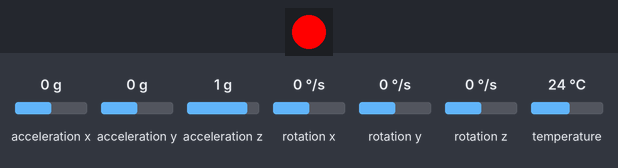
A sketch run on a simulated ESP32. On the bench: 1 RGB LEDs in strip order, left to right. The inputs (shaded band) are chosen by the test bench; at power-on: acceleration x 0 g, acceleration y 0 g, acceleration z 1 g, rotation x 0 °/s, rotation y 0 °/s, rotation z 0 °/s, temperature 24 °C. Nothing arrives over Bluetooth unless stated; a phone connects over Bluetooth LE 3 s after start; what the sketch prints to the serial monitor is not drawn.

Above: at 1.2 s.
At 2.7 s:
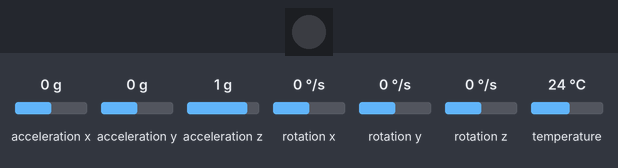
Timing chart, 0 to 4.0 s (numbered marks = the images above):
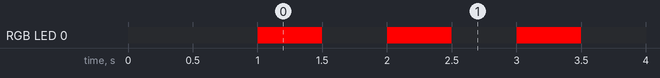

The sketch:

LSM6DS3_TO_UNITYv3_OTHER_CHARACTERISTIC.ino
```cpp
#include <Wire.h>
#include <Adafruit_MPU6050.h>  // Librería de Adafruit para el MPU6050
#include <BLEDevice.h>
#include <BLEUtils.h>
#include <BLEServer.h>
#include <BLE2902.h>
#include <Adafruit_NeoPixel.h>

// Pines de I2C
#define SDA_PIN 8
#define SCL_PIN 9

// Pines de NeoPixel
#define NEOPIXEL_PIN 21  // Pin donde está conectado el Neopixel
#define NUMPIXELS 1  // Número de LEDs en el Neopixel

// Crear objetos MPU6050 y Neopixel
Adafruit_MPU6050 myIMU;
Adafruit_NeoPixel pixels(NUMPIXELS, NEOPIXEL_PIN, NEO_GRB + NEO_KHZ800);  // Inicialización del Neopixel

// UUID para BLE
#define SERVICE_UUID "A9E90000-194C-4523-A473-5FDF36AA4D18"
#define CHAR_UUID_IMU "A9E90001-194C-4523-A473-5FDF36AA4D18"  // Nueva característica para datos IMU
BLECharacteristic *pNeoPixelCharacteristic;
BLECharacteristic *pIMUCharacteristic;

// Variables para almacenar datos del IMU
float accelX, accelY, accelZ, gyroX, gyroY, gyroZ;

bool deviceConnected = false;
unsigned long previousMillis = 0;  // Para manejar el tiempo del titileo
const long interval = 500;  // Intervalo de titileo (500 ms)

bool ledState = false;  // Estado actual del LED (encendido o apagado)

// Declaración de la función setNeopixelColor para valores RGB
void setNeopixelColor(uint8_t r, uint8_t g, uint8_t b);


// Callback para la conexión BLE
class MyServerCallbacks : public BLEServerCallbacks {
  void onConnect(BLEServer* pServer) {
    deviceConnected = true;
    Serial.println("Conectado a dispositivo BLE");
    setNeopixelColor(0, 255, 0);  // Verde cuando está conectado
  }

  void onDisconnect(BLEServer* pServer) {
    deviceConnected = false;
    Serial.println("Desconectado de dispositivo BLE");
    setNeopixelColor(255, 0, 0);  // Rojo cuando no está conectado
  }
};

// Callback para la escritura en la característica
class MyNeoPixelCallbacks : public BLECharacteristicCallbacks {
  void onWrite(BLECharacteristic *pCharacteristic) {
    std::string value = pCharacteristic->getValue();
    if (value.length() == 4) {  // Espera cuatro bytes (RGB + estado del motor)
      uint8_t r = value[0];
      uint8_t g = value[1];
      uint8_t b = value[2];
      bool motorState = value[3];  // Estado del motor (0 o 1)

      setNeopixelColor(r, g, b);  // Cambiar color según los valores RGB recibidos
    } else {
      setNeopixelColor(125, 125, 0);  // Amarillo si hay algún problema con los datos
    }
  }
};

void setup() {
  Serial.begin(9600);
  delay(1000);

  Wire.begin(SDA_PIN, SCL_PIN);

  if (!myIMU.begin()) {
    Serial.println("No se pudo inicializar el MPU6050.");
    while (1);
  } else {
    Serial.println("MPU6050 inicializado correctamente.");
  }

  pixels.begin();
  setNeopixelColor(255, 0, 0);  // Inicialmente en rojo (no conectado)

  BLEDevice::init("ESP32 Neopixel Controller");
  BLEServer *pServer = BLEDevice::createServer();
  pServer->setCallbacks(new MyServerCallbacks());
  BLEService *pService = pServer->createService(SERVICE_UUID);

  // Crear característica para enviar datos IMU
  pIMUCharacteristic = pService->createCharacteristic(
      CHAR_UUID_IMU,
      BLECharacteristic::PROPERTY_NOTIFY
  );

  // Agregar BLE2902 a la característica pIMUCharacteristic
  pIMUCharacteristic->addDescriptor(new BLE2902());

  pService->start();
  pServer->getAdvertising()->start();
}

void loop() {
  // Si no está conectado, hacer titilar la luz roja
  if (!deviceConnected) {
    unsigned long currentMillis = millis();

    if (currentMillis - previousMillis >= interval) {
      // Guardar el último tiempo en que cambió el estado
      previousMillis = currentMillis;

      // Alternar el estado del LED (titileo)
      if (ledState) {
        setNeopixelColor(0, 0, 0);  // Apagar el LED
      } else {
        setNeopixelColor(255, 0, 0);  // Encender en rojo
      }

      // Cambiar el estado
      ledState = !ledState;
    }
  } else {
    // Leer datos del IMU usando la librería de Adafruit
    sensors_event_t accel, gyro, temp;
    myIMU.getEvent(&accel, &gyro, &temp);

    accelX = accel.acceleration.x;
    accelY = accel.acceleration.y;
    accelZ = accel.acceleration.z;
    gyroX = gyro.gyro.x;
    gyroY = gyro.gyro.y;
    gyroZ = gyro.gyro.z;

    // Crear un array de bytes para los datos del IMU
    byte imuData[24]; // 6 floats * 4 bytes por float = 24 bytes

    // Convertir cada float a bytes y almacenarlos en el array
    memcpy(imuData, &accelX, sizeof(accelX));
    memcpy(imuData + 4, &accelY, sizeof(accelY));
    memcpy(imuData + 8, &accelZ, sizeof(accelZ));
    memcpy(imuData + 12, &gyroX, sizeof(gyroX));
    memcpy(imuData + 16, &gyroY, sizeof(gyroY));
    memcpy(imuData + 20, &gyroZ, sizeof(gyroZ));

    // Enviar los datos como un array de bytes a través de BLE
    pIMUCharacteristic->setValue(imuData, sizeof(imuData));
    pIMUCharacteristic->notify();

    // Imprimir los datos como un string (para depuración)
    Serial.print("AX: "); Serial.print(accelX, 2); Serial.print(" ");
    Serial.print("AY: "); Serial.print(accelY, 2); Serial.print(" ");
    Serial.print("AZ: "); Serial.print(accelZ, 2); Serial.print(" ");
    Serial.print("GX: "); Serial.print(gyroX, 2); Serial.print(" ");
    Serial.print("GY: "); Serial.print(gyroY, 2); Serial.print(" ");
    Serial.print("GZ: "); Serial.println(gyroZ, 2);

    delay(500);  // Ajustar para controlar la frecuencia de envío
  }
}

// Definición de la función setNeopixelColor
void setNeopixelColor(uint8_t r, uint8_t g, uint8_t b) {
  pixels.setPixelColor(0, pixels.Color(r, g, b));
  pixels.show();
}
```

Measured:
- by itself, RGB LED 0: repeats every 1.0 s: off 0.50 s, RGB(255, 0, 0) 0.50 s, until it stays RGB(0, 255, 0) from 4.0 s
